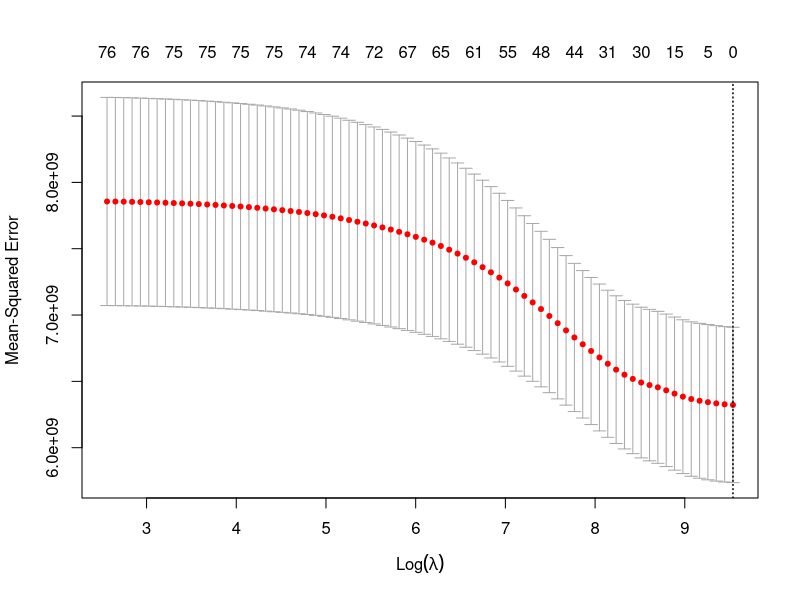

Recreate this plot in R. (Note: this script raises an error after producing the figure.)
setwd(dirname(rstudioapi::getActiveDocumentContext()$path))
library(glmnet)

housingDF <- read.csv("clean_house.csv")
x <- model.matrix(SalePrice ~ ., data = housingDF)[,-1]
y <- housingDF$SalePrice

#train/test
train <- sample(1:nrow(x), nrow(x)/2)
test <- (-train)
y.train <- y[train]
y.test <- y[test]

#find best alpha - 0.5
alphalist<-seq(0,1,by=0.1)
elasticnet<-lapply(alphalist, function(a){cv.glmnet(x[train, ], y.train, alpha=a)})
for (i in 1:11) {print(min(elasticnet[[i]]$cvm))}


#grid.lambda <- 10^seq(10, -2, length = 100)

cv.out <- cv.glmnet(x[train, ], y.train, alpha = 0.5)

plot(cv.out)
best.lambda <- cv.out$lambda.min
best.lambda

#best lambda = 5838.57

EN.pred <- predict(EN.model.train, s = best.lambda, newx = x[test,])
mspe.EN <- mean((EN.pred - y.test)^2)
mspe.EN

#CV loop across diff test/train k-fold?

finalmodel <- glmnet(x,y, alpha = 0.5, lambda = best.lambda)
coef_elastic <- coef(finalmodel)
